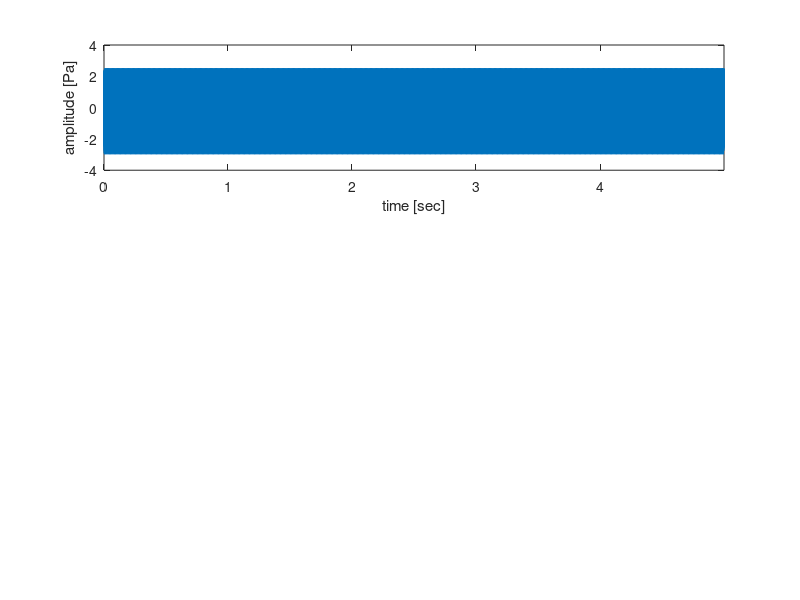

Reproduce this figure in MATLAB. (Note: this script raises an error after producing the figure.)
%% START

%% Initialization
close all;
clc;
clear;

%% File name
filename = 'cos_wave';

%% Make time array
fs = 44.1e3;
T = 5;
t = 0 : 1/fs : T-1/fs;

%% Make sound wave
y = 1/2 * cos(2*pi*2e3*t -pi/4) + 3/2 *cos(2*pi*10e3*t +pi/3) + cos(2*pi*15e3*t);

%% Make limit of plot and Font size
lim = { [-4 4] , [0 2] , [-0.75 0.75]};
setting_fontsize = 18;

%% Get amplitude and theta
Y = fft(y);
L = length(Y);
amplitude = abs(Y/L);
h_amplitude = amplitude(1:L/2+1);
h_amplitude(2:end-1) = 2*h_amplitude(2:end-1);

re = real(Y/L);
im = imag(Y/L);

tol = 5e-3;
im(amplitude < tol) = 0;

theta = atan(im./re);
h_theta = theta(1:L/2+1);

%% Make frequency array
f = linspace(0,fs/2,length(h_amplitude));

%% Make figure
figure('position', [0, 0, 600*16/9, 600]);

%% Time domain plot
subplot(3,1,1);
plot(t,y);
ylabel('amplitude [Pa]');
xlabel('time [sec]');
xlim([t(1) t(end)]);
ylim(lim{1});
ax = gca;
ax.FontSize = setting_fontsize;

%% Amplitude plot
subplot(3,1,2);
plot(f/1e3,h_amplitude);
ylabel('amplitude');
xlabel('frequency [kHz]');
xlim([f(1)/1e3 f(end)/1e3]);
ylim(lim{2});
ax = gca;
ax.FontSize = setting_fontsize;

%% Theta plot
subplot(3,1,3);
plot(f/1e3,h_theta/pi);
ylabel('theta / \pi');
xlabel('frequency [kHz]');
xlim([f(1)/1e3 f(end)/1e3]);
ylim(lim{3});
ax = gca;
ax.FontSize = setting_fontsize;

%% Save as png
fig = gcf;
exportgraphics(fig, [ '../img/' filename '.png' ] , 'Resolution', 500);

%% END
